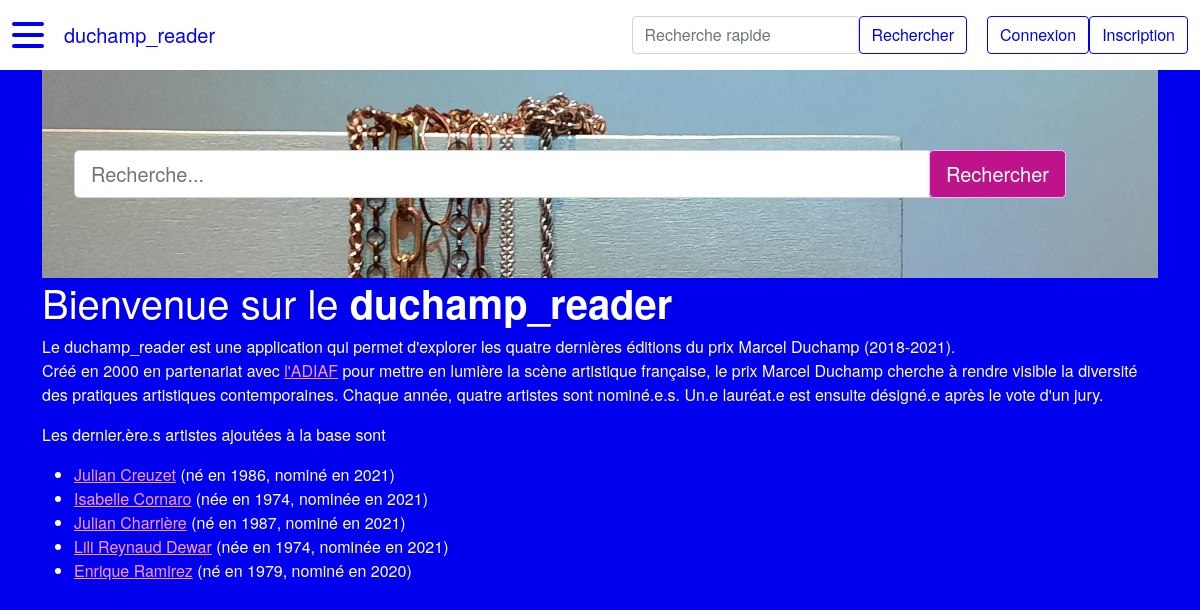
Before: / with the older database file.
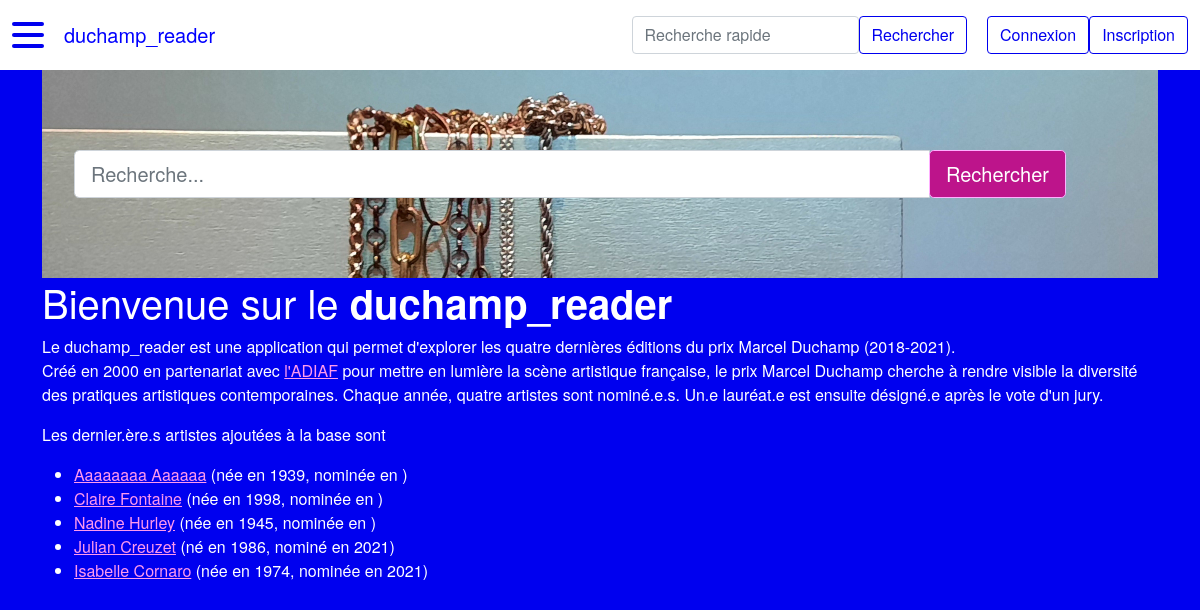
After: the same page with the newer database file.
### duchamp_reader/modeles/classes_generic.py (models this page shows, shortened)
class Artiste(db.Model):
    __tablename__ = "artiste"
    id = db.Column(db.Integer, unique=True, nullable=False, primary_key=True, autoincrement=True)
    nom = db.Column(db.Text, nullable=False)
    prenom = db.Column(db.Text, nullable=False)
    annee_naissance = db.Column(db.Integer) # format YYYY
    genre = db.Column(db.String(1))  # M : masculin, F : femme, A : autre/non-binaire
    id_ville_naissance = db.Column(db.Integer, db.ForeignKey("ville.id"))
    id_ville_residence = db.Column(db.Integer, db.ForeignKey("ville.id"))
    classname = db.Column(db.Text, nullable=False, default="artiste")
    authorship = db.relationship("AuthorshipArtiste", back_populates="artiste")
    represent = db.relationship("RelationRepresente", back_populates="artiste")
    ville_naissance = db.relationship("Ville", foreign_keys=[id_ville_naissance],
                                      backref="artiste_ville_naissance", uselist=False)
    ville_residence = db.relationship("Ville", foreign_keys=[id_ville_residence],
                                      backref="artiste_ville_residence", uselist=False)
    nomination = db.relationship("Nomination", back_populates="artiste", uselist=False)
    @hybrid.hybrid_property
    def full(self):
        return self.prenom + " " + self.nom

class Nomination(db.Model):
    __tablename__ = "nomination"
    id = db.Column(db.Integer, unique=True, nullable=False, primary_key=True, autoincrement=True)
    annee = db.Column(db.Integer, nullable=False) # format YYYY
    laureat = db.Column(db.Boolean, nullable=False, default=0) # 1 si lauréat, 0 si non
    id_artiste = db.Column(db.Integer, db.ForeignKey("artiste.id"), nullable=False)
    id_theme = db.Column(db.Integer, db.ForeignKey("theme.id"), nullable=False)
    classname = db.Column(db.Text, nullable=False, default="nomination")
    authorship = db.relationship("AuthorshipNomination", back_populates="nomination")
    artiste = db.relationship("Artiste", back_populates="nomination")
    theme = db.relationship("Theme", back_populates="nomination", uselist=False)

### duchamp_reader/routes.py (the view)
@app.route("/")
def accueil():
    artistes = Artiste.query.order_by(Artiste.id.desc()).limit(5).all()
    return render_template("pages/accueil.html", artistes=artistes,
                           last_nominations=last_nominations, last_artistes=last_artistes, last_galeries=last_galeries,
                           last_themes=last_themes, last_villes=last_villes)

### duchamp_reader/templates/pages/accueil.html
{% extends "conteneur.html" %}
{% block homesearch %}
    {% include "partials/recherche.html" %}
{% endblock %}
{% block corps %}
    <h1>Bienvenue sur le <strong>duchamp_reader</strong></h1>
    <p>Le duchamp_reader est une application qui permet d'explorer les quatre dernières
        éditions du prix Marcel Duchamp (2018-2021).<br>
        Créé en 2000 en partenariat avec <a href="https://www.adiaf.com/">l'ADIAF</a>
        pour mettre en lumière la scène artistique française, le prix Marcel Duchamp cherche
        à rendre visible la diversité des pratiques artistiques contemporaines. Chaque année,
        quatre artistes sont nominé.e.s. Un.e lauréat.e est ensuite désigné.e après le vote
        d'un jury.</p>
    {% if artistes %}
        <p>Les dernier.ère.s artistes ajoutées à la base sont</p>
        <ul>
        {% for artiste in artistes %}
            <li>
                <a href="{{ url_for('artiste_main', id_artiste=artiste.id) }}">{{artiste.full}}</a>
                ({% if artiste.genre == "F" %}née{% elif artiste.genre == "A" %}né.e{% else %}né{% endif %} en {{artiste.annee_naissance}},
                {% if artiste.genre == "F" %}nominée{% elif artiste.genre == "A" %}nominé.e{% else %}nominé{% endif %} en {{artiste.nomination.annee}})
            </li>
        {% endfor %}
        </ul>
    {% else %}
        <p>La base de données est en cours de constitution. Des données doivent encore être ajoutées.</p>
    {% endif %}
{% endblock %}

### duchamp_reader/templates/conteneur.html (shortened to what this page needs)
<!DOCTYPE html>
<html lang="fr">
    <head>
            {% include "partials/css.html" %}
    </head>
    <body>
        <nav class="navbar navbar-expand-md navbar-light bg-light fixed-top" id="mainNav">
            <div class="container-fluid">
                <div class="hamburger-lines">
                    <span class="line line1"></span>
                    <span class="line line2"></span>
                    <span class="line line3"></span>
                </div>
                <a class="navbar-brand" href="{{ url_for('accueil') }}">duchamp_reader</a>
                <form class="form-inline" action="{{url_for('recherche')}}" method="GET">
                    <input class="form-control" name="keyword" type="search" placeholder="Recherche rapide"
                        aria-label="Recherche">
                        <button class="btn btn-outline-info" type="submit">Rechercher</button>
                </form>
                {% if not current_user.is_authenticated %}
                    <a href="{{ url_for('connexion') }}">
                        <button class="btn btn-outline-info">Connexion</button>
                    </a>
                    <a href="{{ url_for('inscription') }}">
                        <button class="btn btn-outline-info">Inscription</button>
                    </a>
                {% else %}
                    <a href="{{ url_for('deconnexion') }}">
                        <button class="btn btn-outline-info">Déconnexion</button>
                    </a>
                {% endif %}
            </div>
        </nav>
        <div class="container">
            {% block homesearch %}{% endblock %}
            <div class="row">
                <div class="col">
                    {% block corps %}{% endblock %}
                </div>
            </div>
        </div>
    </body>
</html>

### duchamp_reader/templates/partials/css.html
<link rel="stylesheet" type="text/css" href="../../static/css/bootstrap.css">

### duchamp_reader/templates/partials/recherche.html
<div class="hero jumbotron">
    <div class="container">
        <form class="form" action="{{url_for('recherche')}}" method='GET'>
            <div class="input-group">
                <input type="search" name="keyword" class="form-control form-control-lg" type="text" placeholder="Recherche...">
                <span class="input-group-btn">
                    <button class="btn btn-primary btn-lg" href="#" role="button">Rechercher</button>
                </span>
            </div>
        </form>
    </div>
</div>

Changed rows visible on the page:
no longer on this page (row unchanged): Artiste: full "Julian Charrière", genre "né", annee_naissance "1987", nomination.annee "2021"
no longer on this page (row unchanged): Artiste: full "Lili Reynaud Dewar", genre "née", annee_naissance "1974", nomination.annee "2021"
no longer on this page (row unchanged): Artiste: full "Enrique Ramirez", genre "né", annee_naissance "1979", nomination.annee "2020"
added Artiste: full "Aaaaaaaa Aaaaaa", genre "née", annee_naissance "1939"
added Artiste: full "Claire Fontaine", genre "née", annee_naissance "1998"
added Artiste: full "Nadine Hurley", genre "née", annee_naissance "1945"
